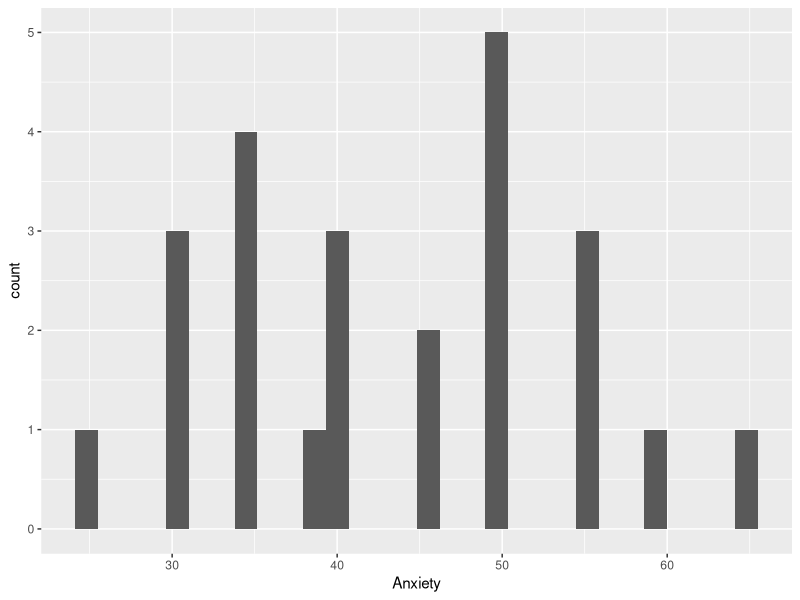
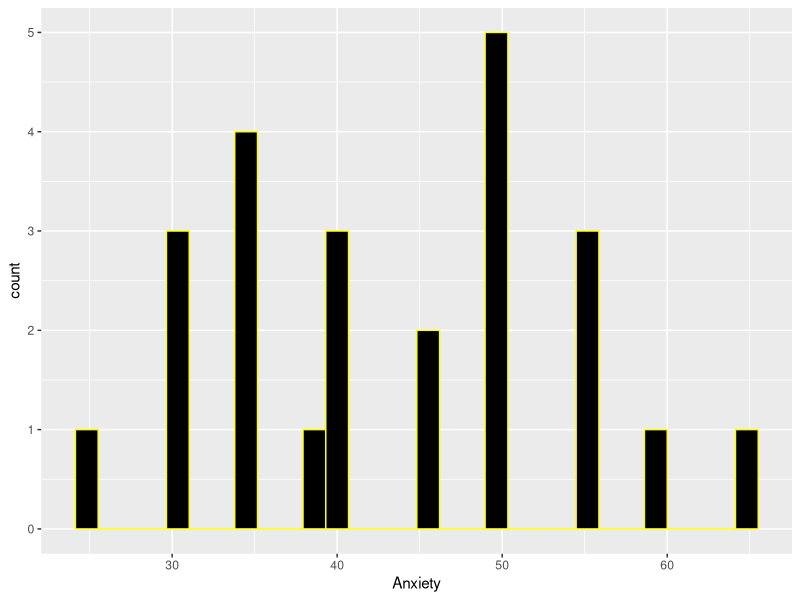
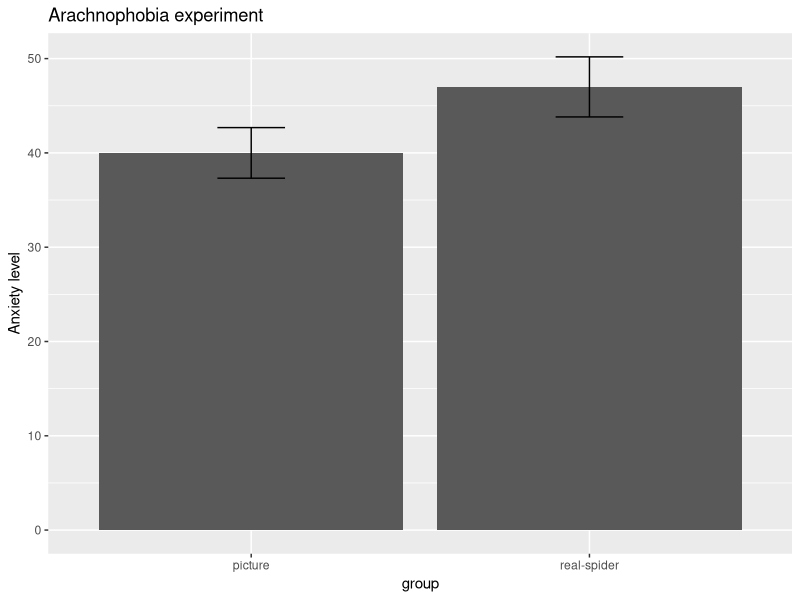
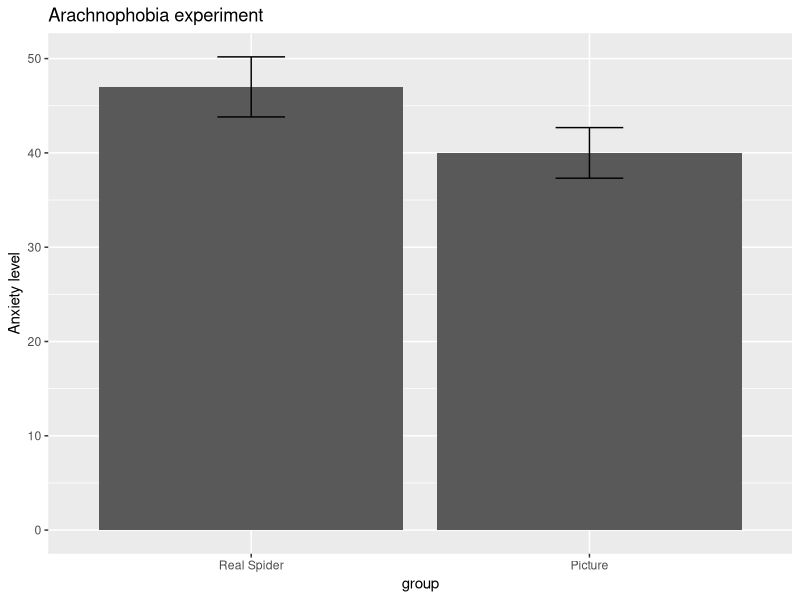

Generate these figures, in order, with R:
################## STATISTICS FOR PSYCHOLOGY PSYCH-UH 1004Q #############################################################
#################### RECITATION 3: plotting and z #######################################################################
########################### SOLUTIONS ###################################################################################
#########################################################################################################################

#install.packages("tidyverse") # you don't need to run this line if you have already installed tidyverse before
library(tidyverse) # run this line to be able to use all the functions we need.

# Let's read the dataset we are gonna be playing with today.
spiderData <- read_csv("spider.csv") # import the csv file enclosed in the folder you downloaded for the class
spiderData # call the dataframe to have a look at it. 

#########################################################################################################################
#### SECTION 1: distribution plots  #####################################################################################
#########################################################################################################################

# The primary R package for plotting is called `ggplot2`, and it is included in the tidyverse package you have already installed and downloaded. There are many other plotting packages available, but in this class we will be focusing on `ggplot2` in this class. 

## Imagine we can to take a look at the distribution of the anxiety levels across sujects, independently of whether they were presented with a picture of a spider or an actual spider. What kind of plot can we use?

### Here's how ggplot works. You first use the ggplot() function. # The function wants at least one thing: 
ggplot(data = spiderData)+ # the dataset it needs to retrieve the data from. This will just draw the frame of plot. You then add a `+` for further instructions to give for plotting
  geom_histogram(aes(x = Anxiety)) # after the ggplot() function you then specify what kind of plot you want. All kinds of plots have the same form: geom_*(). In this case we want a histogram, so the right function would be: geom_histogram. The one argument you need to finally plot the historam is the aes() function, which stands for "aesthetics" and basically takes the variables you want to plot in the x- and y-axes. Given that this is an histogram, the y-axis is predefined as frequency/count; but the x-axis must be associated to the right variable/column of the dataset define in the line above. What is that variable?

# Once you run the two lines above, the plot will appears within the Plots tab in the lower right pane, but it *won't* be stored. This means that you will have to run the two lines every time you want to take a look at that plot. How do we avoid that? We will have to assign it a name like we learnt to do it in the past weeks! Please rewrite the code above -- not copying-and-pasting please! :) - and assign it a variable name. Notice that once you assign the plot a name, it will not appear in Plots tab when you run the code. You will have to call it!

# If you want to be fancy, you could easily choose the color of the bars!
distrPlot <- ggplot(data = spiderData)+ 
  geom_histogram(aes(x = Anxiety), color='yellow', fill='black') #add the name of the color you want instead of the ____. the `color` argument will change the border color; the `fill` argument will change the filling color of the bars!
distrPlot # Remember that, if you assign your plot a name, you will have to call the plot to make it appear in the Plots tab in the lower right panel

####################################################################################################################ss#####
#### SECTION 2: summary and plotting ####################################################################################
#########################################################################################################################

# Let's calculate mean, sd, and see for each condition group by using tidyverse.

spiderSummary <- spiderData %>% # first, let's use our %>% (pipe) operator. Remember, think about it as turbine
  group_by(Group) %>% # the group_by() function will split the original dataset in two depending on the values of the variable/column we put inside of it. Notice that %>% will have to be typed in at every step
  summarise(meanAnxiety = mean(Anxiety), 
            sdAnxiety = sd(Anxiety),
            obs = n(), # this function (notice that it has the parentheses, but no arguments!) will return the number of observations/rows for each value of the variable Group
            seAnxiety= sdAnxiety/sqrt(obs)) # the summarise() function will make up a *brand-new* dataset from the original dataset and takes as many variables as we want.

# How cool is that? You have basically learnt a quick shortcut to calculate descriptive statistics measures in just one line of code!

# We can now plot the means and the standard errors of the dependent variable (Anxiety) in the two groups ("picture" and "real-spider"). Let's do it together!

plotMeans <- ggplot(data = spiderSummary)+ # the dataframe first -- which one are we using?
  geom_col(aes(x = Group, y = meanAnxiety))+ # which geometry should we use? Let's use the helper to find out!
  geom_errorbar(aes(x= Group, ymax = meanAnxiety + seAnxiety, ymin = meanAnxiety - seAnxiety), width = .2)+ # we also want to put standard error bars -- let's see if the helper could lead us in the right direction
  labs(title = "Arachnophobia experiment", x = "group", y = "Anxiety level") # finally, we would also like to add a title for the plot and new labels for the axes -- check the helper for further information about the labs() function
plotMeans # let's call the plot and see what it looks like -- do we like it? do we want to change something?

# We are not ready to introduce a new data type: factor! Do you remember what is a factor? A factor is basically another term for the independent variable (along with predictor). A factor may be either continuous or discrete; and may belong to any of the scale types we have seen at the beginning of the semester: nominal, ordinal, interval, ratio. It is important to let R know about what variable of our dataset is a factor for a two reasons. First, it will make it easier for statistical analysis (we will see this in the next units of the class). Second, it is important for plotting. We are introducing factors here, because we care about plotting at the moment. 

# Our dataset the factor is called Group, and have two levels: "picture" and "real-spider". To check that is actually recognized by R as a factor, we can use the is.factor() function

is.factor(spiderSummary$Group)

# Ha! It's not a factor. We have to fix that. How do we do it? We use the as.factor() function

spiderSummary$Group <- as.factor(spiderSummary$Group)

is.factor(spiderSummary$Group) # check again if now Group is a factor.

# Now that we have made sure things are labels as they should, we can move on and plot the means! But first let's make sure that the levels are correctly spelt out. 

levels(spiderSummary$Group) # type in the predictor variable of the dataset

# The levels for the predictor variable are "picture" and "real-spider". What if we want to rename the levels to, for example, "Picture" and "Real spider", to make it nicer. How do we do that? We use the fct_recode() function - I will show you this line of code for simplicity. 

spiderSummary$Group <- fct_recode(spiderSummary$Group, Picture = "picture", `Real Spider` = "real-spider") # the ticks `` are used to help R consider spaced-out strings as a whole

# Also, levels are usually ordered alphabetically. So in our case, "Picture" will precede "Real spider". But what if we want to reorder them, so that, for example, the level "Real spider" precedes "Picture". How we do that? we use the fct_relevel() function - I will show you this line of code for simplicity. 

spiderSummary$Group <- fct_relevel(spiderSummary$Group, "Real Spider", "Picture")

# to check that everything is in order we can see the levels of our factor with the levels() function

levels(spiderSummary$Group)

# Let's now plot the means again and see if everything is in order! Do *not* copy and paste pleaaaaaaaase!!!

plotMeansTwo <- ggplot(data = spiderSummary)+ # the dataframe first -- which one are we using?
  geom_col(aes(x = Group, y = meanAnxiety))+ # which geometry should we use? Let's use the helper to find out!
  geom_errorbar(aes(x= Group, ymax = meanAnxiety + seAnxiety, ymin = meanAnxiety - seAnxiety), width = .2)+ # we also want to put standard error bars -- let's see if the helper could lead us in the right direction
  labs(title = "Arachnophobia experiment", x = "group", y = "Anxiety level") # finally, we would also like to add a title for the plot and new labels for the axes -- check the helper for further information about the labs() function
plotMeansTwo # let's call the plot and see what it looks like -- do we like it? do we want to change something?

#########################################################################################################################
#### SECTION 3: z-test and distribution #################################################################################
#########################################################################################################################

## I also wanted to do some practice with z/norm distribution and the pnorm() and qnorm() function. We will be using these functions (and similar ones for the other statistical tests), so it is important to grasp what they do and why they are useful. If you look at the description of the functions in the helper (do that now, please), you will see that pnorm(), qnorm(), and the other functions for the normal distribution, assume a mean of 0 and a sd of 1. This means that if you use these functions without specifying the mean and sd, R will assume you are dealing with a *standard* normal distribution (i.e., the z-distribution). 

# The pnorm() function will spit out the percentile or the p-value corresponding to a given value, mean and sd. The qnorm() function will spit out the quantile (i.e., the value) corresponding to a given p-value, mean, and sd. Essentially, pnorm() and qnorm() are the counterpart of one another. So, let's practice this!

# Find the one-tailed z-score for p=0.32. The functions will assume you want the one-tailed value for the left/lower tail; but if you rather want the right/upper tail, you can change it by specifying the argument lower.tail=FALSE in function. 

qnorm(p=0.32, lower.tail=FALSE)

# Find the one-tailed p-value for z=1.5.

pnorm(q=1.5, lower.tail=FALSE)

#Alternatively, for pnorm() you can also calculate it by subtracting the function from 1.

1 - pnorm(q=1.5)

# Find the two-tailed z-score for p=0.32. If we want the two-tailed quantile value for a given p, it means that the p-value is also two-tailed. What does this mean?

qnorm(p=(0.32/2), lower.tail = FALSE)

# Find the two-tailed p-value for z=1.5. The p-value spit out by the pnorm() function will always be one-tailed. How do we make two-tailed?

pnorm(q=1.5, lower.tail=F)*2


